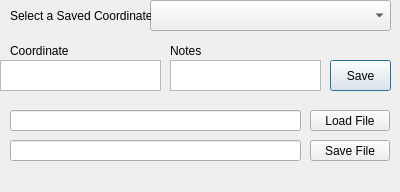
<?xml version="1.0" encoding="UTF-8"?>
<ui version="4.0">
 <class>MINotesDialogBase</class>
 <widget class="QDialog" name="MINotesDialogBase">
  <property name="geometry">
   <rect>
    <x>0</x>
    <y>0</y>
    <width>400</width>
    <height>192</height>
   </rect>
  </property>
  <property name="windowTitle">
   <string>MI Notes</string>
  </property>
  <widget class="QComboBox" name="XYCombo">
   <property name="geometry">
    <rect>
     <x>150</x>
     <y>0</y>
     <width>241</width>
     <height>31</height>
    </rect>
   </property>
  </widget>
  <widget class="QLabel" name="label">
   <property name="geometry">
    <rect>
     <x>10</x>
     <y>0</y>
     <width>141</width>
     <height>31</height>
    </rect>
   </property>
   <property name="text">
    <string>Select a Saved Coordinate</string>
   </property>
  </widget>
  <widget class="QTextBrowser" name="XYText">
   <property name="geometry">
    <rect>
     <x>0</x>
     <y>60</y>
     <width>161</width>
     <height>31</height>
    </rect>
   </property>
  </widget>
  <widget class="QTextBrowser" name="XYNote">
   <property name="geometry">
    <rect>
     <x>170</x>
     <y>60</y>
     <width>151</width>
     <height>31</height>
    </rect>
   </property>
  </widget>
  <widget class="QPushButton" name="XYSave">
   <property name="geometry">
    <rect>
     <x>330</x>
     <y>60</y>
     <width>61</width>
     <height>31</height>
    </rect>
   </property>
   <property name="text">
    <string>Save</string>
   </property>
  </widget>
  <widget class="QLabel" name="label_2">
   <property name="geometry">
    <rect>
     <x>10</x>
     <y>40</y>
     <width>141</width>
     <height>21</height>
    </rect>
   </property>
   <property name="text">
    <string>Coordinate</string>
   </property>
  </widget>
  <widget class="QLabel" name="label_3">
   <property name="geometry">
    <rect>
     <x>170</x>
     <y>40</y>
     <width>141</width>
     <height>21</height>
    </rect>
   </property>
   <property name="text">
    <string>Notes</string>
   </property>
  </widget>
  <widget class="QPushButton" name="LoadFileButton">
   <property name="geometry">
    <rect>
     <x>310</x>
     <y>110</y>
     <width>80</width>
     <height>21</height>
    </rect>
   </property>
   <property name="text">
    <string>Load File</string>
   </property>
  </widget>
  <widget class="QPushButton" name="SaveFileButton">
   <property name="geometry">
    <rect>
     <x>310</x>
     <y>140</y>
     <width>80</width>
     <height>21</height>
    </rect>
   </property>
   <property name="text">
    <string>Save File</string>
   </property>
  </widget>
  <widget class="QLineEdit" name="LoadFileLine">
   <property name="geometry">
    <rect>
     <x>10</x>
     <y>110</y>
     <width>291</width>
     <height>21</height>
    </rect>
   </property>
  </widget>
  <widget class="QLineEdit" name="SaveFileLine">
   <property name="geometry">
    <rect>
     <x>10</x>
     <y>140</y>
     <width>291</width>
     <height>21</height>
    </rect>
   </property>
  </widget>
 </widget>
 <resources/>
 <connections/>
</ui>
